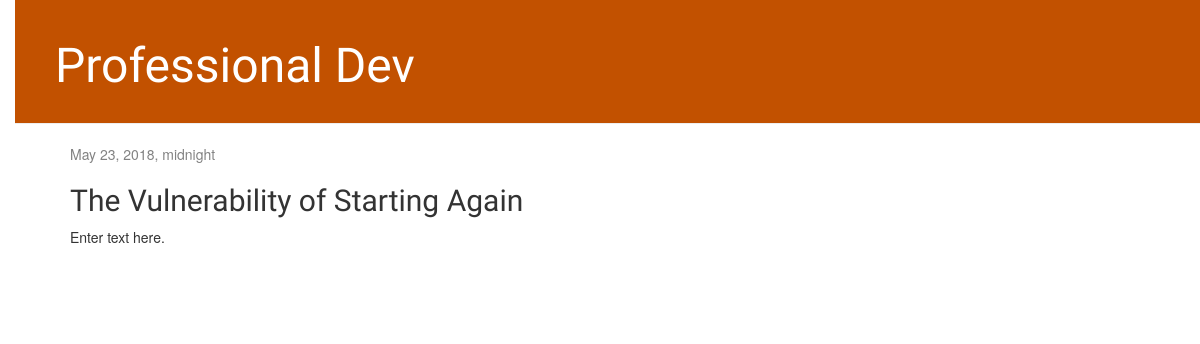
The app's page /post/1/ with its own data.
### blog/models.py (models this page shows, shortened)
class Post(models.Model):
    author = models.ForeignKey(settings.AUTH_USER_MODEL, on_delete=models.CASCADE)
    title = models.CharField(max_length=200)
    text = models.TextField()
    created_date = models.DateTimeField(default=timezone.now)
    published_date = models.DateTimeField(blank=True, null=True)

### blog/views.py (the view)
# urls.py: path('post/<int:pk>/', views.post_detail, name='post_detail'),
def post_detail(request, pk):
    post = get_object_or_404(Post, pk=pk)
    return render(request, 'blog/post_detail.html', {'post': post})

### blog/templates/blog/post_detail.html
{% extends 'blog/base.html' %}
{% block content %}
    <div class="post">
        {% if post.published_date %}
            <div class="date">
                {{ post.published_date }}
            </div>
        {% endif %}
        <h2>{{ post.title }}</h2>
        <p>{{ post.text|linebreaksbr }}</p>
    </div>
{% endblock %}

### blog/static/css/blog.css (style rules this page uses)
body { padding-left: 15px; }
h1, h2, h3, h4 { font-family: 'Lobster', cursive; }
.date { color: #828282; }
.post { margin-bottom: 70px; }

### records on screen
Post: published_date "May 23, 2018, midnight", title "The Vulnerability of Starting Again", text "Enter text here."
